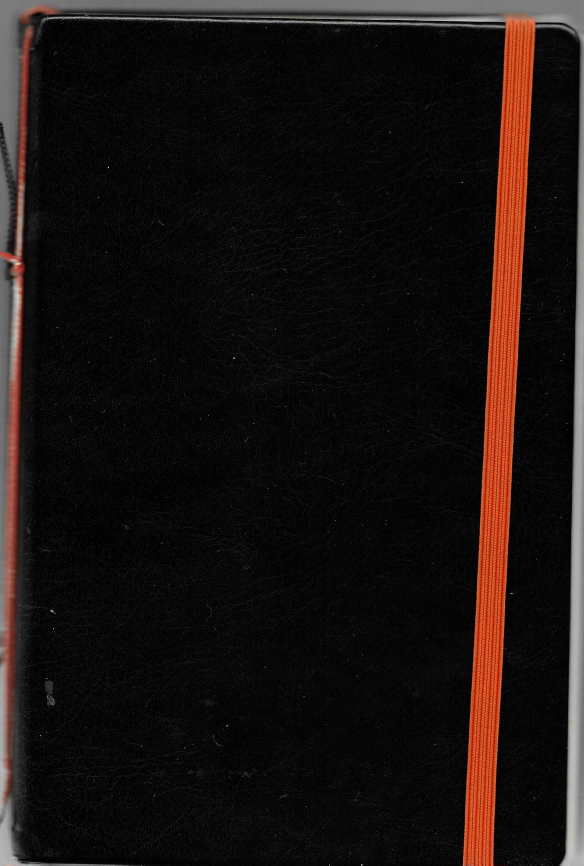
#> input picture sketchbook/SketchbookScans/CoverFront.jpeg, 1752 x 2596 px, found by its file name (shown at 1/3 size)
$ python prep_sketchbook_scans.py ../sketchbook/SketchbookScans/CoverFront.jpeg ../sketchbook/SketchbookScans/CoverBack.jpeg ../sketchbook/SketchbookScans/scan_01.jpg   (older library calls are emulated)
#> lines starting #> are read from the running program, lines starting #| are printed output that depends on the picture; after the words box and inside, x2 and y2 are one past the last pixel; in counts of white or black regions, pixels touching at a corner belong together
"""Crop sketchbook scans to the page, fix orientation, tidy corners, export for web."""
import sys, json, cv2, numpy as np
from pathlib import Path

SRC = Path(sys.argv[1]); OUT = Path(sys.argv[2]); DBG = Path(sys.argv[3])
OUT.mkdir(parents=True, exist_ok=True); DBG.mkdir(parents=True, exist_ok=True)
LONG_EDGE = 2000

# name: (l, t, r, b, outer_side, rotate)   coords in source px, eyeballed; snapped below
# outer_side: which side has the rounded page corners ('L' / 'R' / None)
# rotate: 0, 90 (clockwise), -90 (counter-clockwise)
P = {
 'CoverFront.jpeg': (105, 40, 1740, 2588, 'R', 0),
 'CoverBack.jpeg':  (145, 45, 1757, 2596, 'L', 0),
 'scan_01.jpg': (95, 49, 1692, 2523, 'R', 0),
 'scan_02.jpg': (15, 21, 1542, 2512, 'R', 0),
 'scan_04.jpg': (70, 10, 1594, 2498, 'R', 0),
 'scan_06.jpg': (35, 14, 1563, 2480, 'R', 0),
 'scan_08.jpg': (58, 21, 1560, 2505, 'R', 0),
 'scan_09.jpg': (206, 14, 1759, 2510, 'L', 0),
 'scan_10.jpg': (21, 14, 1602, 2445, 'R', 0),
 'scan_12.jpg': (18, 21, 1574, 2474, 'R', 0),
 'scan_14.jpg': (14, 21, 1574, 2505, 'R', 0),
 'scan_15.jpg': (226, 56, 1759, 2505, 'L', 0),
 'scan_16.jpg': (88, 56, 1690, 2523, 'L', 0),
 'scan_17.jpg': (267, 84, 1759, 2516, 'L', 0),
 'scan_18.jpg': (21, 35, 1588, 2509, 'R', 0),
 'scan_19.jpg': (280, 56, 1759, 2509, 'L', 0),
 'scan_20.jpg': (28, 14, 1550, 2481, 'R', 0),
 'scan_21.jpg': (290, 81, 1759, 2523, 'L', 0),
 'scan_22.jpg': (21, 28, 1553, 2505, 'R', 0),
 'scan_23.jpg': (322, 128, 1759, 2516, 'L', 0),
 'scan_24.jpg': (115, 62, 1584, 2536, 'R', 0),
 'scan_25.jpg': (246, 49, 1759, 2509, 'L', 0),
 'scan_26.jpg': (10, 35, 1504, 2502, 'R', 90),
 'scan_27.jpg': (274, 70, 1759, 2509, 'L', 0),
 'scan_28.jpg': (21, 21, 1651, 2505, 'R', -90),
 'scan_29.jpg': (100, 56, 1759, 2509, 'L', 0),
 'scan_30.jpg': (34, 28, 1609, 2498, 'R', -90),
 'scan_31.jpg': (100, 21, 1735, 2509, None, 0),
 'scan_32.jpg': (14, 35, 1725, 2492, None, 0),
 'scan_34.jpg': (70, 21, 1739, 2509, None, 0),
 'scan_36.jpg': (70, 35, 1539, 2509, 'R', 0),
 'scan_37.jpg': (397, 49, 1759, 2523, 'L', 0),
 'scan_38.jpg': (112, 56, 1567, 2523, 'R', 0),
 'scan_39.jpg': (387, 14, 1759, 2470, 'L', 0),
 'scan_40.jpg': (91, 21, 1539, 2502, 'R', 0),
 'scan_41.jpg': (390, 98, 1759, 2537, 'L', 0),
 'scan_42.jpg': (105, 14, 1574, 2523, 'R', 0),
}
ONLY = set(sys.argv[4:])
NOSNAP = {('scan_01.jpg','r'), ('scan_09.jpg','l'), ('scan_15.jpg','l'), ('scan_20.jpg','l'), ('scan_21.jpg','l'),
          ('scan_23.jpg','l'), ('scan_23.jpg','t'), ('scan_29.jpg','l'), ('scan_30.jpg','l'), ('scan_32.jpg','b'),
          ('scan_41.jpg','l'), ('scan_31.jpg','l'), ('scan_31.jpg','r'), ('scan_19.jpg','l'), ('scan_30.jpg','b')}
TORN_RIGHT = {'scan_32.jpg', 'scan_34.jpg'}

def profile(g, vertical):
    """Per-column (vertical=True) or per-row fraction of strong-gradient pixels."""
    if vertical:
        d = np.abs(cv2.Sobel(g, cv2.CV_32F, 1, 0, ksize=3))
    else:
        d = np.abs(cv2.Sobel(g, cv2.CV_32F, 0, 1, ksize=3)).T
    n = d.shape[0]
    mid = d[int(n * .2):int(n * .8)]
    hit = cv2.dilate((mid > 30).astype(np.uint8), np.ones((1, 5), np.uint8))
    return hit.mean(0)

def snap(prof, est, limit, inner_dir, win=30):
    """Innermost strong straight edge within +-win of the estimate (inner_dir=+1 means page lies at larger coords)."""
    if est <= 6 or est >= limit - 6:
        return est, None  # side is the image boundary
    lo, hi = max(0, est - win), min(limit - 1, est + win)
    order = range(hi, lo - 1, -1) if inner_dir > 0 else range(lo, hi + 1)
    for i in order:
        if prof[i] >= 0.6 and prof[i] >= prof[max(i-1,0)] and prof[i] >= prof[min(i+1,limit-1)]:
            return i, float(prof[i])
    return est, 0.0

def paper_level(img):
    """Luminance gain so that typical paper is ~250; never darkens."""
    y = cv2.cvtColor(img, cv2.COLOR_BGR2GRAY)
    paper = np.percentile(y, 70)
    gain = min(250.0 / max(paper, 1), 1.25)
    if gain <= 1.0:
        return img, paper
    return np.clip(img.astype(np.float32) * gain, 0, 255).astype(np.uint8), paper

def round_corners(img, side, rad):
    h, w = img.shape[:2]
    # paper colour = median of a band just inside the page
    sample = img[h // 4:3 * h // 4, (w - 120 if side == 'R' else 40):(w - 40 if side == 'R' else 120)]
    col = np.median(sample.reshape(-1, 3), axis=0).astype(np.uint8)
    mask = np.zeros((h, w), np.uint8)
    xs = [w - rad] if side == 'R' else [rad]
    for cx in xs:
        for cy in (rad, h - rad):
            corner = np.zeros((h, w), np.uint8)
            x0 = cx if side == 'R' else 0
            y0 = 0 if cy == rad else cy
            cv2.rectangle(corner, (x0, y0), (x0 + rad, y0 + rad), 255, -1)
            cv2.circle(corner, (cx, cy), rad, 0, -1)
            mask |= corner
    img = img.copy(); img[mask > 0] = col
    return img

# [13 lines left out: function clean_torn_right, not called in this run]

def remove_ribbon(img):
    hsv = cv2.cvtColor(img, cv2.COLOR_BGR2HSV)
    m = cv2.inRange(hsv, (0, 90, 90), (22, 255, 255))
    m = cv2.morphologyEx(m, cv2.MORPH_OPEN, np.ones((5, 5), np.uint8))  # ignore stray orange specks
    if m.sum() < 255 * 400:
        return img
    m = cv2.dilate(m, cv2.getStructuringElement(cv2.MORPH_ELLIPSE, (61, 61)))  # include the ribbon's shadow
    out = cv2.inpaint(img, m, 15, cv2.INPAINT_TELEA)
    # restore a little paper grain so the patch doesn't look airbrushed
    rng = np.random.default_rng(0)
    grain = rng.normal(0, 2.0, out.shape[:2])[..., None]
    soft = cv2.GaussianBlur(m, (31, 31), 0)[..., None] / 255.0
    return np.clip(out + grain * soft, 0, 255).astype(np.uint8)

report = {}
for name, (l, t, r, b, side, rot) in P.items():
    if ONLY and name not in ONLY:
        continue
    img = cv2.imread(str(SRC / name)); H, W = img.shape[:2]
#> further down, img is the input picture: shape (2596, 1752, 3); mean B, G, R 16.6, 18.9, 26.2
    g = cv2.GaussianBlur(cv2.cvtColor(img, cv2.COLOR_BGR2GRAY), (3, 3), 0)
    pv, ph = profile(g, True), profile(g, False)
#> in profile, `mid = d[int(n * .2):int(n * .8)]`:
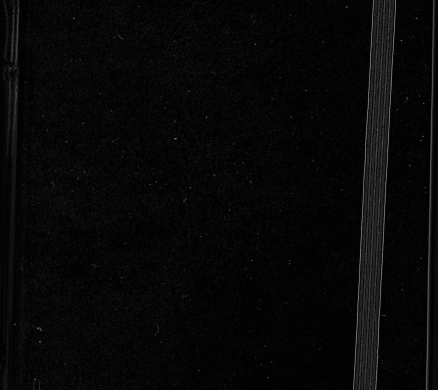
#> mid: shape (1557, 1752) float32 (shown at 1/4 size); min 0, max 543, mean 16.4; drawn with min black and max white
#> in profile, `hit = cv2.dilate((mid > 30).astype(np.uint8), np.ones((1, 5), np.uint8))`:
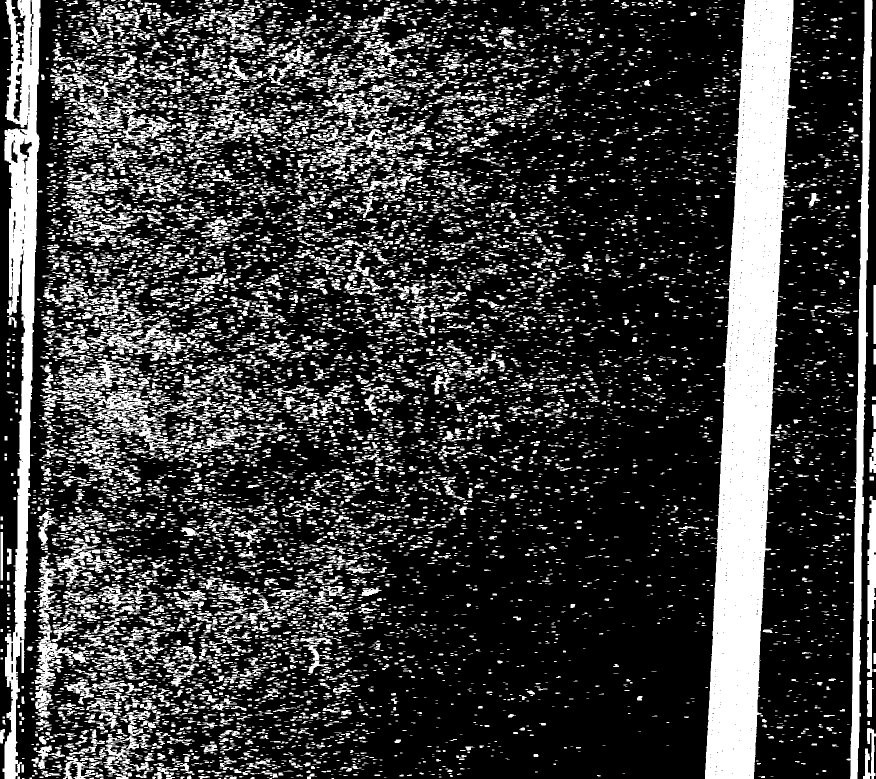
#> hit: shape (1557, 1752) (shown at 1/2 size); values 0 (black) and 1 (white), 24.4% white; 10263 white regions (5148 under 20 px), largest, box (x1, y1, x2, y2) and area: (1410, 0, 1592, 1557) 151623, (5, 0, 82, 1557) 49718, (1693, 0, 1745, 1557) 22938
#> call 2 of profile, with vertical = False
#> in profile (call 2), `d = np.abs(cv2.Sobel(g, cv2.CV_32F, 0, 1, ksize=3)).T`:
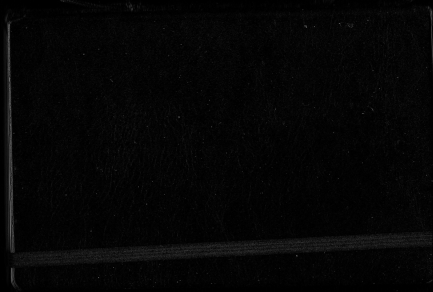
#> d: shape (1752, 2596) float32 (shown at 1/6 size); min 0, max 648, mean 14.6; drawn with min black and max white
#> in profile (call 2), `mid = d[int(n * .2):int(n * .8)]`:
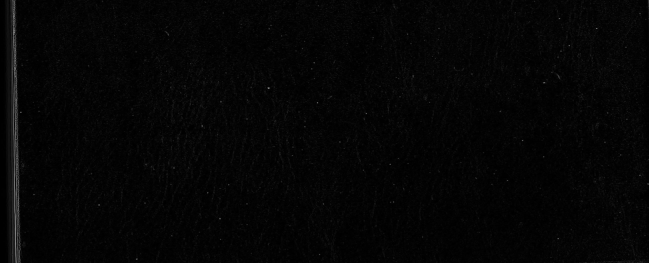
#> mid: shape (1051, 2596) float32 (shown at 1/4 size); min 0, max 648, mean 13; drawn with min black and max white
#> in profile (call 2), `hit = cv2.dilate((mid > 30).astype(np.uint8), np.ones((1, 5), np.uint8))`:
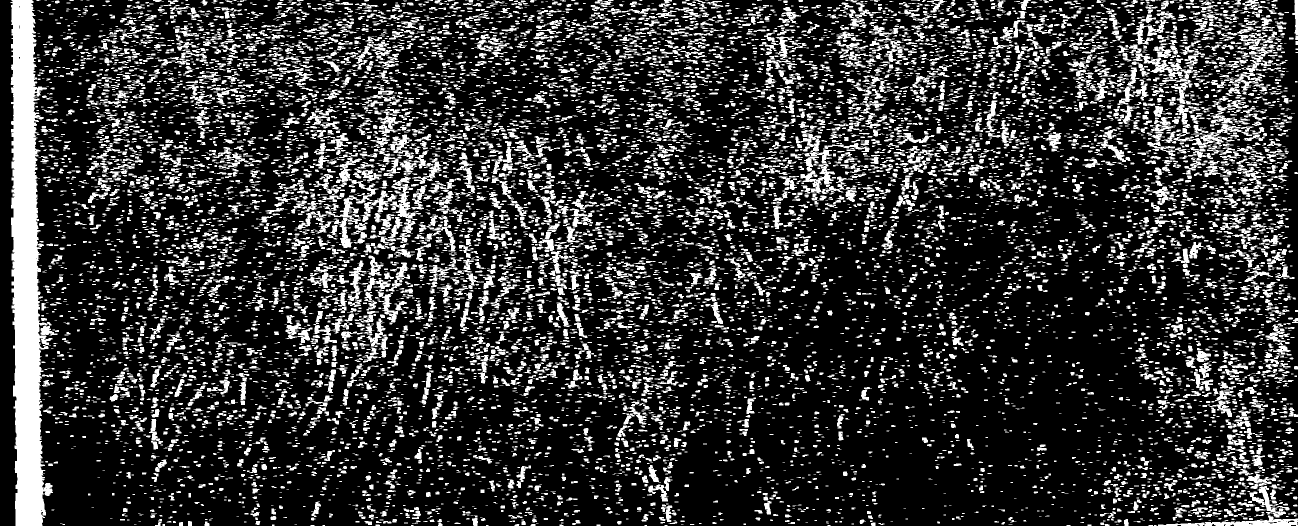
#> hit: shape (1051, 2596) (shown at 1/2 size); values 0 (black) and 1 (white), 20.8% white; 12450 white regions (5751 under 20 px), largest, box (x1, y1, x2, y2) and area: (21, 0, 106, 1051) 53486, (1591, 267, 1670, 387) 2948, (2316, 1031, 2596, 1051) 2063
#> pv = 1752 values, max 0.999 at index 1499, min 0.0122 at index 1356, mean 0.244; ph = 2596 values, max 1 at index 35, min 0 at index 0, mean 0.208
    def sn(side, prof, est, lim, d):
        return (est, 0.0) if (name, side) in NOSNAP else snap(prof, est, lim, d)
    L, sl = sn('l', pv, l, W, +1); R, sr = sn('r', pv, min(r, W - 1), W, -1)
#> after `L, sl = sn('l', pv, l, W, +1)`: L = 105; sl = 0
#> after `R, sr = sn('r', pv, min(r, W - 1), W, -1)`: R = 1740; sr = 0
    T, st = sn('t', ph, t, H, +1); B, sb = sn('b', ph, min(b, H - 1), H, -1)
#> after `T, st = sn('t', ph, t, H, +1)`: T = 62; st = 1
#> after `B, sb = sn('b', ph, min(b, H - 1), H, -1)`: B = 2588; sb = 0
    inset = 12
    L2 = L + (inset if sl is not None else 0); R2 = R - (inset if sr is not None else 0)
#> after `L2 = L + (inset if sl is not None else 0)`: L2 = 117
#> after `R2 = R - (inset if sr is not None else 0)`: R2 = 1728
    T2 = T + (inset if st is not None else 0); B2 = B - (inset if sb is not None else 0)
#> after `T2 = T + (inset if st is not None else 0)`: T2 = 74
#> after `B2 = B - (inset if sb is not None else 0)`: B2 = 2576
    L2, T2 = max(L2, 0), max(T2, 0); R2, B2 = min(R2, W), min(B2, H)

    dbg = img.copy()
    cv2.rectangle(dbg, (l, t), (r, b), (255, 0, 0), 3)
    cv2.rectangle(dbg, (L2, T2), (R2, B2), (0, 0, 255), 5)
    cv2.imwrite(str(DBG / (Path(name).stem + '.jpg')), cv2.resize(dbg, None, fx=.3, fy=.3, interpolation=cv2.INTER_AREA))

    crop = img[T2:B2, L2:R2]
    if not name.startswith('Cover'):
        crop = remove_ribbon(crop)
        if name in TORN_RIGHT:
            crop = clean_torn_right(crop)
        crop, paper = paper_level(crop)
    else:
        paper = None
    if side:
        crop = round_corners(crop, side, 55)
#> in round_corners, `sample = img[h // 4:3 * h // 4, (w - 120 if side == 'R' else 40):(w - ..`:
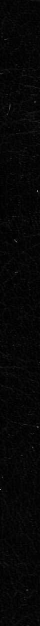
#> sample: shape (1251, 80, 3) (shown at 1/2 size); min 0, max 239, mean 6.3
#> in round_corners, `col = np.median(sample.reshape(-1, 3), axis=0).astype(np.uint8)`: col = [6, 6, 6]
#> after the loop in round_corners, `for cx in xs:`:
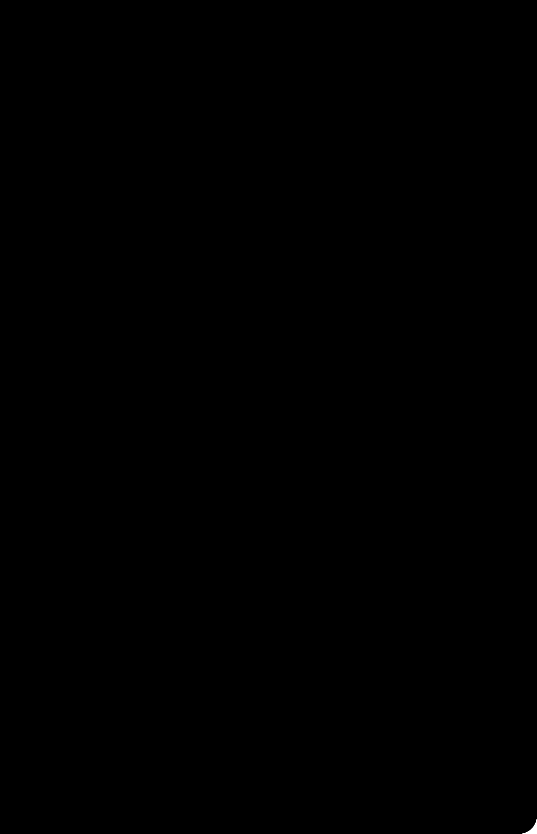
#> corner: shape (2502, 1611) (shown at 1/3 size); 0.01% white; 1 white region, box (x1, y1, x2, y2) and area: (1567, 2458, 1611, 2502) 602
    if rot == 90:
        crop = cv2.rotate(crop, cv2.ROTATE_90_CLOCKWISE)
    elif rot == -90:
        crop = cv2.rotate(crop, cv2.ROTATE_90_COUNTERCLOCKWISE)
    h, w = crop.shape[:2]
    s = min(1.0, LONG_EDGE / max(h, w))
    if s < 1:
        crop = cv2.resize(crop, (round(w * s), round(h * s)), interpolation=cv2.INTER_AREA)
#> crop: shape (2000, 1288, 3)
    out = OUT / name
    cv2.imwrite(str(out), crop, [cv2.IMWRITE_JPEG_QUALITY, 84, cv2.IMWRITE_JPEG_PROGRESSIVE, 1, cv2.IMWRITE_JPEG_OPTIMIZE, 1])
    report[name] = dict(est=(l, t, r, b), snapped=(L, T, R, B),
                        scores=[None if v is None else round(v, 2) for v in (sl, st, sr, sb)],
                        paper=None if paper is None else round(float(paper), 1), out=crop.shape[1::-1])
    print(name, report[name], flush=True)
#| CoverFront.jpeg {'est': (105, 40, 1740, 2588), 'snapped': (105, 62, 1740, 2588), 'scores': [0.0, 1.0, 0.0, 0.0], 'paper': None, 'out': (1288, 2000)}
#> pass 2 of the loop `for name, (l, t, r, b, side, rot) in P.items():`:
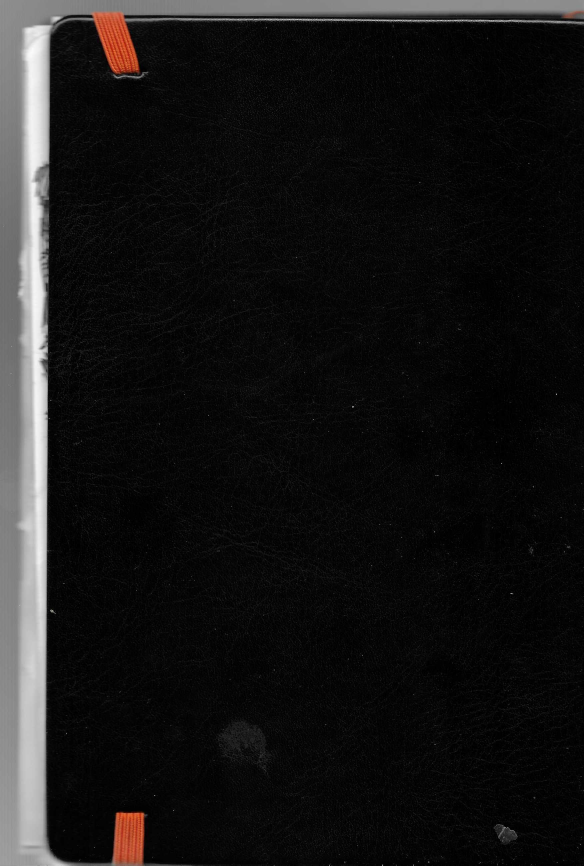
#> input picture sketchbook/SketchbookScans/CoverBack.jpeg, 1752 x 2596 px, found by its file name (shown at 1/3 size)
#> img is the input picture: shape (2596, 1752, 3); mean B, G, R 22.3, 22.5, 23.3
#> mid: shape (1557, 1752) float32
#> mid: shape (1051, 2596) float32
#> in profile (call 4), `hit = cv2.dilate((mid > 30).astype(np.uint8), np.ones((1, 5), np.uint8))`:
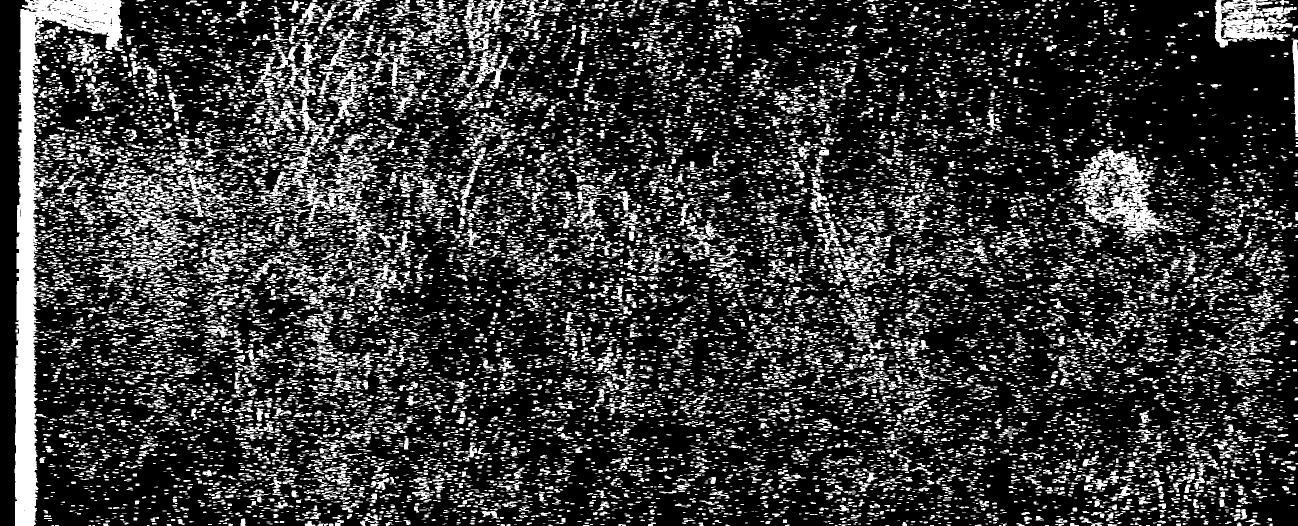
#> hit: shape (1051, 2596) (shown at 1/2 size); values 0 (black) and 1 (white), 22.4% white; 15005 white regions (7451 under 20 px), largest, box (x1, y1, x2, y2) and area: (29, 0, 246, 1051) 48427, (2149, 298, 2345, 475) 12501, (2429, 0, 2594, 95) 8380
#> pv = 1752 values, max 0.995 at index 143, min 0 at index 0, mean 0.213; ph = 2596 values, max 0.997 at index 56, min 0 at index 0, mean 0.224
#> L = 144; sl = 0.995
#> R = 1751
#> T = 63; st = 0.997
#> B = 2595
#> L2 = 156
#> R2 = 1751
#> T2 = 75
#> B2 = 2595
#> sample: shape (1260, 80, 3)
#> col = [5, 5, 5]
#> after the loop in round_corners (call 2), `for cx in xs:`:
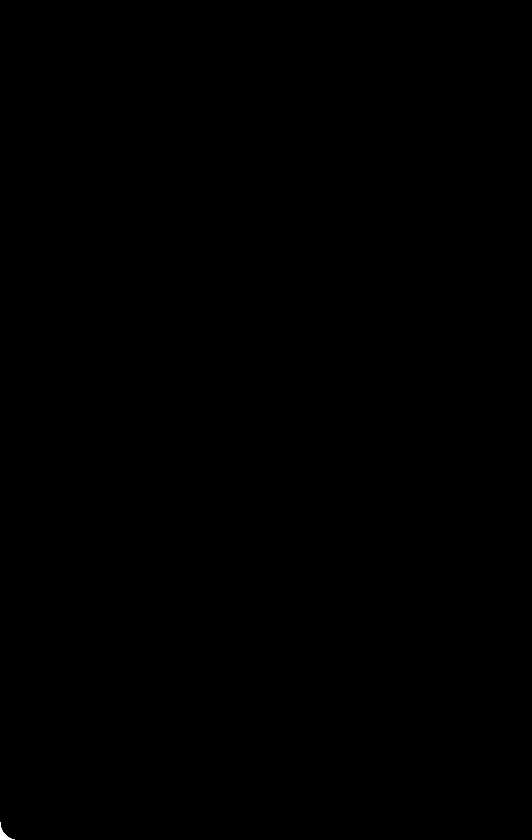
#> corner: shape (2520, 1595) (shown at 1/3 size); 0.02% white; 1 white region, box (x1, y1, x2, y2) and area: (0, 2466, 45, 2520) 656
#> img: shape (2520, 1595, 3)
#| CoverBack.jpeg {'est': (145, 45, 1757, 2596), 'snapped': (144, 63, 1751, 2595), 'scores': [0.99, 1.0, None, None], 'paper': None, 'out': (1266, 2000)}
#> (the run stopped early here; a loop or call above may not have finished)
